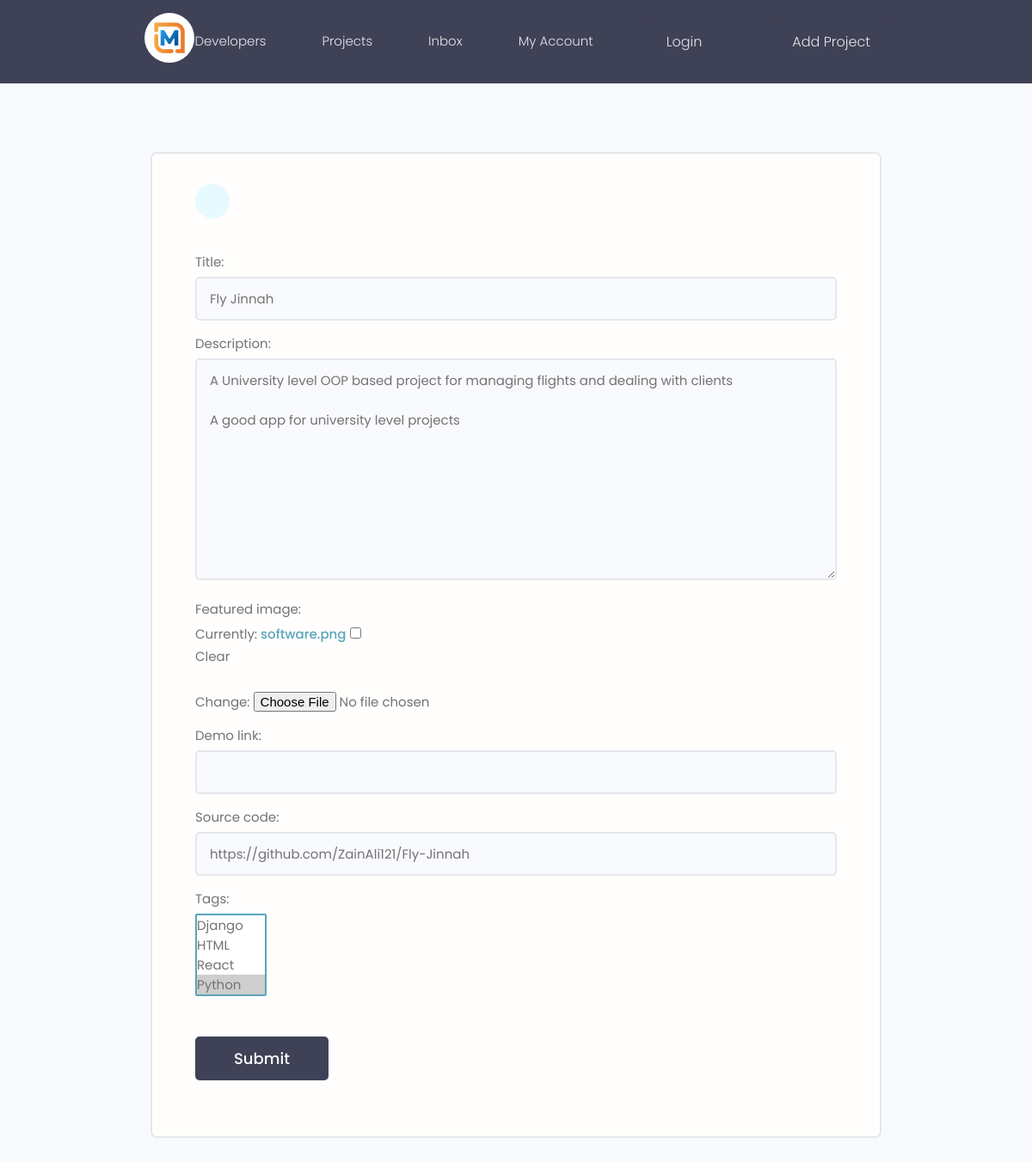
Screenshot of /update-project/9dbc196c20fa426a8358725c70de29f3/ with the database file from the repository.
### projects/models.py (models this page shows, shortened)
class Project(models.Model):
    title = models.CharField(max_length=100)
    description = models.TextField(null=True, blank=True)
    featured_image = models.ImageField(null=True, blank=True, default= 'default.jpg')
    demo_link = models.CharField(max_length=1000, null=True, blank=True)
    source_code = models.CharField(max_length=1000, null=True, blank=True)
    vote_total = models.IntegerField(default=0)
    vote_ratio = models.IntegerField(default=0)
    tags = models.ManyToManyField('Tag', null=True, blank=True)  # Stringfy the model if it is defined below
    created = models.DateTimeField(auto_now_add=True)
    id = models.UUIDField(default=uuid.uuid4, unique=True, primary_key=True, editable=False)

### projects/views.py (the view)
# urls.py: path('update-project/<str:pk>/', views.updateProject, name='update-Project'),
def updateProject(request, pk):
    project = Project.objects.get(id=pk)
    form = ProjectForm(instance=project)
    if request.method == 'POST':
        form = ProjectForm(request.POST, request.FILES ,instance=project)
        if form.is_valid:
            form.save()
            return redirect('/')
    context = {'form': form}
    return render(request, 'projects/project-form.html', context)

### projects/forms.py
class ProjectForm(ModelForm):
    class Meta:
        model = Project
        fields = '__all__'
        exclude = ['vote_total', 'vote_ratio']
    def __init__(self, *args, **kwargs):
        super(ProjectForm, self).__init__(*args, **kwargs)
        for key, value in self.fields.items():
            value.widget.attrs.update({'class': 'input'})

### projects/models.py (called while the page is built)
    def __str__(self):
        return self.name

### projects/templates/projects/project-form.html (shortened to what this page needs)
{% extends 'main.html' %}
{% block content %}
 <main class="formPage my-xl">
    <div class="content-box">
        <div class="formWrapper">
            <a class="backButton" href="{% url 'projects' %}"></a>
            <br>
            <form class="form" method="POST" action="" enctype="multipart/form-data">
                {% for field in form %}
                <div class="form__field">
                    <label for="formInput#text">{{field.label}}: </label>
                    {{field}}
                </div>
                    {% endfor %}
                <input class="btn btn--sub btn--lg  my-md" type="submit" value="Submit" />
            </form>
        </div>
    </div>
</main>
{% endblock content %}

### static/styles/main.css (style rules this page uses)
body { background-color: white; }

### static/styles/app.css (style rules this page uses)
:root { --color-sub: #2d2d39; }
.btn--sub { background-color: var(--color-sub-light); }
.content-box { width: 95%; max-width: 85rem; margin: 0 auto; }
.backButton { background: var(--color-main-light); color: var(--color-main); width: 4rem; height: 4rem; display: flex; align-items: center; justify-content: center; border-radius: 50%; }
.formPage .formWrapper { list-style: none; background: var(--color-white); padding: 3.5rem 5rem; border: 2px solid var(--color-light); border-radius: 0.7rem; }

### static/uikit/styles/modules/_variables.css (style rules this page uses)
:root { --color-main: #5aa5b9; --color-main-light: #e6faff; --color-sub: #3f4156; --color-sub-light: #51546e; --color-sub-lighter: #ededfd; --color-text: #737373; --color-gray: #8b8b8b; --color-light: #e5e7eb; --color-light-gray: #767676; --color-bg: #f8fafd; --color-white: #fffefd; --color-white-light: #f3f3f3; --color-success: #359e64; --color-success-bg: #def8e8; --color-error: #fc4b0b; --color-error-bg: #fff2ee; --font-base: 'Poppins', arial, helvetica, 'Segoe UI', roboto, ubuntu, sans-serif; --font-monospace: 'Fira Code', 'Courier New', courier, monospace; --font-regular: 300; --font-medium: 500; --font-bold: 700; --generic-shadow: 1px 1px 5px #00000010; --generic-transition: all 0.3s ease-in-out; }

### static/uikit/styles/modules/_base.css (style rules this page uses)
* { margin: 0; padding: 0; box-sizing: border-box; text-rendering: optimizeLegibility; color: inherit; font-size: inherit; }
html { font-size: 50%; }
@media only screen and (min-width: 480px) { html { font-size: 56.25%; } }
@media only screen and (min-width: 1200px) { html { font-size: 62.5%; } }
body { line-height: 1.6; font-weight: 400; font-size: 1.5rem; color: var(--color-text); background-color: var(--color-bg); min-height: 100vh; }

### static/uikit/styles/modules/_typography.css (style rules this page uses)
* { font-family: var(--font-base); }
a { padding-bottom: 2px; text-decoration: none; display: inline-block; color: var(--color-main); font-weight: var(--font-medium); }

### static/uikit/styles/modules/_utilities.css (style rules this page uses)
.my-md { margin: 3rem auto; }
.my-xl { margin: 8rem auto; }

### static/uikit/styles/modules/_button.css (style rules this page uses)
.btn { display: inline-block; position: relative; cursor: pointer; background-color: var(--color-light); font-weight: var(--font-medium); color: var(--color-sub); text-decoration: none; padding: 1rem 2rem; border-radius: 0.5rem; border: none; width: -webkit-fit-content; width: -moz-fit-content; width: fit-content; height: -webkit-fit-content; height: -moz-fit-content; height: fit-content; font-size: 1.6rem; outline-width: 0; outline-color: transparent; -webkit-backface-visibility: hidden; backface-visibility: hidden; transition: all 0.3s ease-in-out; }
.btn--sub { background-color: var(--color-sub); color: var(--color-white); }
.btn--lg { font-size: 1.8rem; padding: 1.2rem 4.5rem; }

### static/uikit/styles/modules/_form.css (style rules this page uses)
.form { display: block; }
.form__field { margin-top: 1.5rem; margin-bottom: 1.5rem; }
.form__label, .form__field > label { display: block; margin-bottom: 0.5rem; color: var(--color-text); }
input.input[type='text'], input.input[type='email'], input.input[type='password'], input.input[type='number'], textarea.input { min-width: 24rem; width: 100%; padding: 1.2rem 1.5rem; border-radius: 0.5rem; border: 2px solid var(--color-light); transition: all 0.3s ease-in-out; background-color: var(--color-bg); }
input.input[type='text']:focus, input.input[type='email']:focus, input.input[type='password']:focus, input.input[type='number']:focus, input.input[type='text']:active, input.input[type='email']:active, input.input[type='password']:active, input.input[type='number']:active, select.input, textarea.input:focus, textarea.input:active { outline: none; border: 2px solid var(--color-main); }

### rows the page displays
Project: form "Fly Jinnah" "A University level OOP based project for managing flights and dealing with clients A good app for university level projects" "https://github.com/ZainAli121/Fly-Jinnah"

### other values shown
{{ field.label }} "Title" "Description" "Featured image" "Demo link" "Source code" "Tags"
